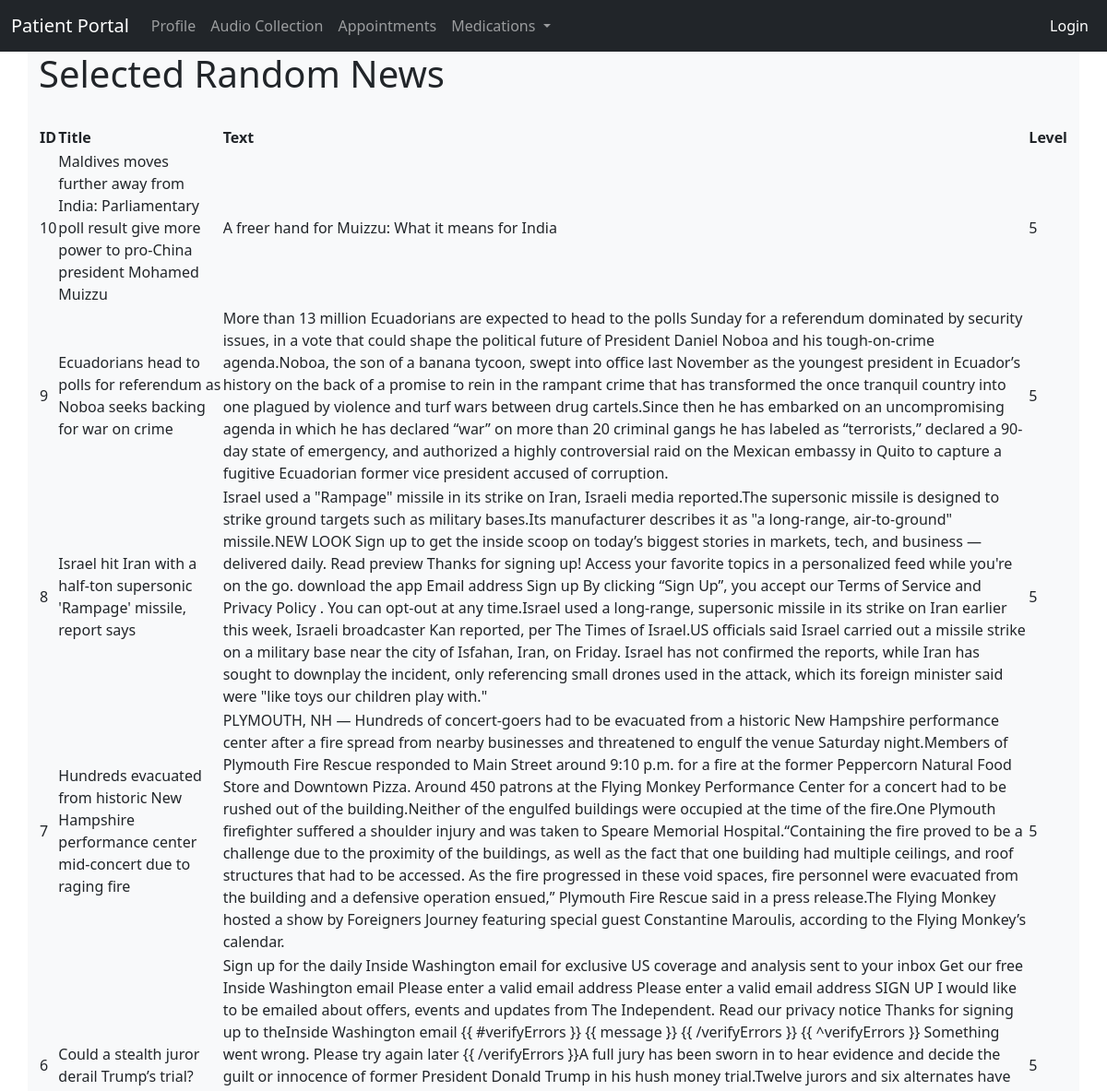
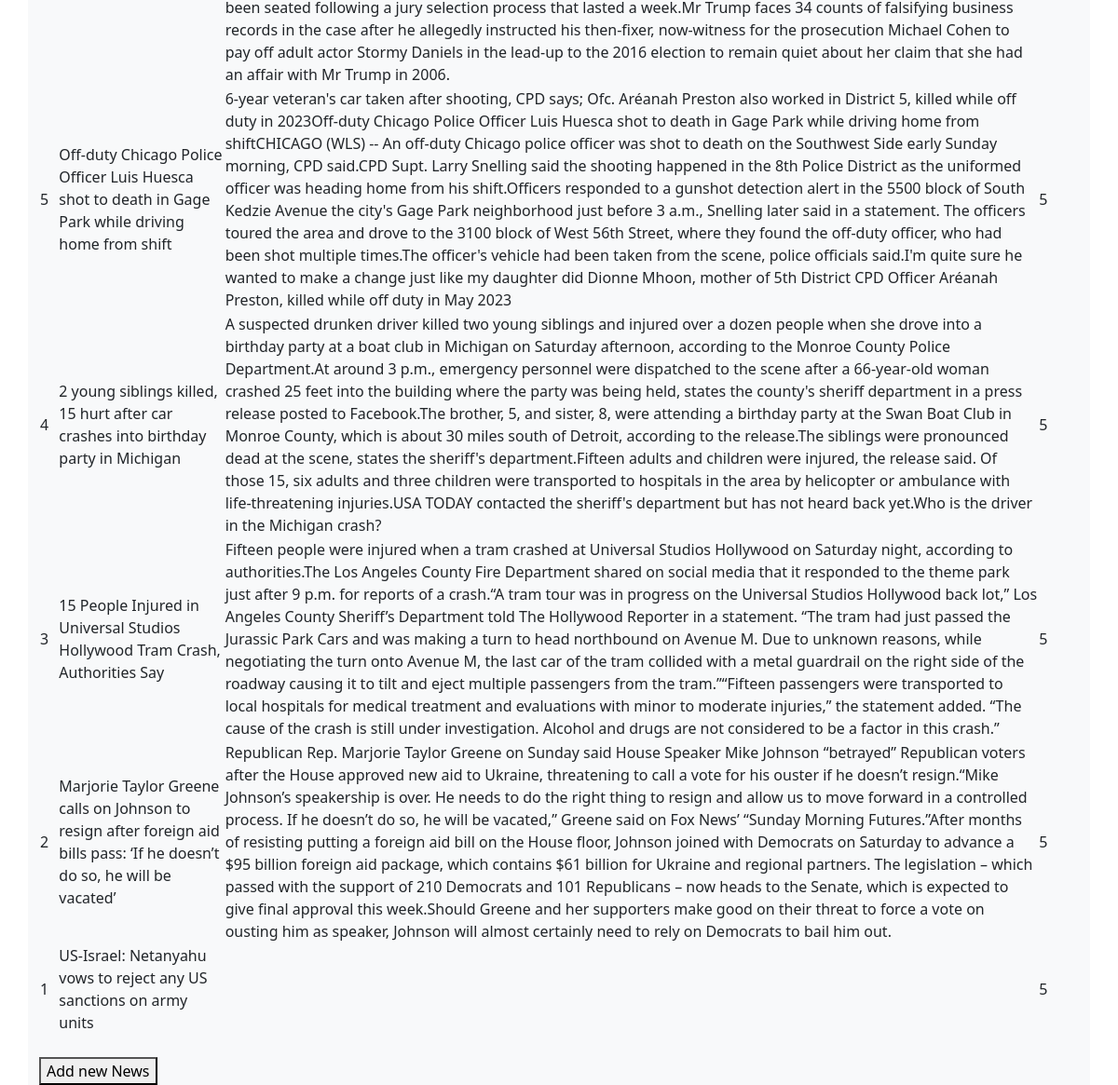
The app's page /showNews with its own data (2 pictures, top to bottom).
### application/models.py (models this page shows)
class News(db.Model):
    __tablename__ = 'news'
    id = db.Column(db.Integer, primary_key=True)
    title = db.Column(db.String(80), nullable=False)
    body = db.Column(db.Text, nullable=False)
    pub_date = db.Column(db.DateTime, nullable=False,
                         default=datetime.utcnow)
    length = db.Column(db.Integer, nullable=False)
    hashtags = db.Column(db.Integer, nullable=False)
    level = db.Column(db.Integer, default=5, nullable=False)

### application/addnews/views.py (the view)
@news_bp.route('/showNews', methods=['GET', 'POST'])
def showNews():
    news_select = News.query.order_by(News.pub_date.desc()).limit(10).all()
    return render_template('news.html', news_select=news_select)

### application/templates/news.html
{% extends "base.html" %}
{% block content %}
<div class="container bg-light">
    <h1>Selected Random News</h1>
    <br>
    <table>
      <thead>
        <tr>
          <th>ID</th>
          <th>Title</th>
          <th>Text</th>
          <th>Level</th>
        </tr>
      </thead>
      <tbody>
        {% for news in news_select %}
        <tr>
          <td>{{ news.id }}</td>
          <td>{{ news.title }}</td>
          <td>{{ news.body }}</td>
          <td>{{ news.level }}</td>
        </tr>
        {% endfor %}
      </tbody>
    </table>
    <br />
    <form action="{{ url_for('news_bp.addNews') }}" method="get">
      <button type="submit">Add new News</button>
    </form>
</div>
{% endblock %}

### application/templates/base.html (shortened to what this page needs)
<!DOCTYPE html>
<html lang="en" dir="ltr">
  <head>
    <link href="https://cdn.jsdelivr.net/npm/bootstrap@5.0.0-beta1/dist/css/bootstrap.min.css" rel="stylesheet">
    <link rel="stylesheet" href="{{ url_for('static',filename='style.css') }}">
  </head>
  <body>
    <nav class="navbar navbar-expand-lg navbar-dark bg-dark">
      <div class="container-fluid">
        <a class="navbar-brand" href="{{ url_for('core_bp.welcome') }}">Patient Portal</a>
        <div class="collapse multi-collapse navbar-collapse w-100 order-1 order-md-0" id="navbarNav">
          <ul class="navbar-nav mr-auto">
            <li class="nav-item">
              <a class="nav-link" href="{{ url_for('profile_bp.profile') }}">Profile</a>
            </li>
            <li class="nav-item">
                <a class="nav-link" href="{{ url_for('audioCollect_bp.myAudio') }}">Audio Collection</a>
              </li>
            <li class="nav-item">
              <a class="nav-link" href="{{ url_for('appointments_bp.list') }}">Appointments</a>
            </li>
            <li class="nav-item dropdown">
              <a class="nav-link dropdown-toggle" href="#" id="navbarDropdown" role="button" data-bs-toggle="dropdown" aria-expanded="false">
                Medications
              </a>
            </li>
          </ul>
        </div>
        <div class="collapse multi-collapse navbar-collapse w-100 order-3" id="navbarLogin">
          <ul class="navbar-nav ms-auto">
            {% if not current_user.is_authenticated %}
            <li class="nav-item">
              <a class="nav-link active" href="{{ url_for('oauth_bp.index', connection_type='source') }}">Login</a>
            </li>
            {% endif %}
          </ul>
        </div>
      </div>
    </nav>
    {% block content %}
    {% endblock %}
  </body>
</html>

### records on screen
News: id "10", title "Maldives moves further away from India: Parliamentary poll result give more power to pro-China president Mohamed Muizzu", body "A freer hand for Muizzu: What it means for India", level "5"
News: id "9", title "Ecuadorians head to polls for referendum as Noboa seeks backing for war on crime", body "More than 13 million Ecuadorians are expected to head to the polls Sunday for a referendum dominated by security issues, in a vote that could shape the political future of President Daniel Noboa and his tough-on-crime agenda.Noboa, the son of a banana tycoon, swept into office last November as the youngest president in Ecuador’s history on the back of a promise to rein in the rampant crime that has transformed the once tranquil country into one plagued by violence and turf wars between drug cartels.Since then he has embarked on an uncompromising agenda in which he has declared “war” on more than 20 criminal gangs he has labeled as “terrorists,” declared a 90-day state of emergency, and…", level "5"
News: id "8", title "Israel hit Iran with a half-ton supersonic 'Rampage' missile, report says", body "Israel used a \"Rampage\" missile in its strike on Iran, Israeli media reported.The supersonic missile is designed to strike ground targets such as military bases.Its manufacturer describes it as \"a long-range, air-to-ground\" missile.NEW LOOK Sign up to get the inside scoop on today’s biggest stories in markets, tech, and business — delivered daily. Read preview Thanks for signing up! Access your favorite topics in a personalized feed while you're on the go. download the app Email address Sign up By clicking “Sign Up”, you accept our Terms of Service and Privacy Policy . You can opt-out at any time.Israel used a long-range, supersonic missile in its strike on Iran earlier this week, Israeli…", level "5"
News: id "7", title "Hundreds evacuated from historic New Hampshire performance center mid-concert due to raging fire", body "PLYMOUTH, NH — Hundreds of concert-goers had to be evacuated from a historic New Hampshire performance center after a fire spread from nearby businesses and threatened to engulf the venue Saturday night.Members of Plymouth Fire Rescue responded to Main Street around 9:10 p.m. for a fire at the former Peppercorn Natural Food Store and Downtown Pizza. Around 450 patrons at the Flying Monkey Performance Center for a concert had to be rushed out of the building.Neither of the engulfed buildings were occupied at the time of the fire.One Plymouth firefighter suffered a shoulder injury and was taken to Speare Memorial Hospital.“Containing the fire proved to be a challenge due to the proximity of…", level "5"
News: id "6", title "Could a stealth juror derail Trump’s trial?", body "Sign up for the daily Inside Washington email for exclusive US coverage and analysis sent to your inbox Get our free Inside Washington email Please enter a valid email address Please enter a valid email address SIGN UP I would like to be emailed about offers, events and updates from The Independent. Read our privacy notice Thanks for signing up to theInside Washington email {{ #verifyErrors }} {{ message }} {{ /verifyErrors }} {{ ^verifyErrors }} Something went wrong. Please try again later {{ /verifyErrors }}A full jury has been sworn in to hear evidence and decide the guilt or innocence of former President Donald Trump in his hush money trial.Twelve jurors and six alternates have been…", level "5"
News: id "5", title "Off-duty Chicago Police Officer Luis Huesca shot to death in Gage Park while driving home from shift", body "6-year veteran's car taken after shooting, CPD says; Ofc. Aréanah Preston also worked in District 5, killed while off duty in 2023Off-duty Chicago Police Officer Luis Huesca shot to death in Gage Park while driving home from shiftCHICAGO (WLS) -- An off-duty Chicago police officer was shot to death on the Southwest Side early Sunday morning, CPD said.CPD Supt. Larry Snelling said the shooting happened in the 8th Police District as the uniformed officer was heading home from his shift.Officers responded to a gunshot detection alert in the 5500 block of South Kedzie Avenue the city's Gage Park neighborhood just before 3 a.m., Snelling later said in a statement. The officers toured the area…", level "5"
News: id "4", title "2 young siblings killed, 15 hurt after car crashes into birthday party in Michigan", body "A suspected drunken driver killed two young siblings and injured over a dozen people when she drove into a birthday party at a boat club in Michigan on Saturday afternoon, according to the Monroe County Police Department.At around 3 p.m., emergency personnel were dispatched to the scene after a 66-year-old woman crashed 25 feet into the building where the party was being held, states the county's sheriff department in a press release posted to Facebook.The brother, 5, and sister, 8, were attending a birthday party at the Swan Boat Club in Monroe County, which is about 30 miles south of Detroit, according to the release.The siblings were pronounced dead at the scene, states the sheriff's…", level "5"
News: id "3", title "15 People Injured in Universal Studios Hollywood Tram Crash, Authorities Say", body "Fifteen people were injured when a tram crashed at Universal Studios Hollywood on Saturday night, according to authorities.The Los Angeles County Fire Department shared on social media that it responded to the theme park just after 9 p.m. for reports of a crash.“A tram tour was in progress on the Universal Studios Hollywood back lot,” Los Angeles County Sheriff’s Department told The Hollywood Reporter in a statement. “The tram had just passed the Jurassic Park Cars and was making a turn to head northbound on Avenue M. Due to unknown reasons, while negotiating the turn onto Avenue M, the last car of the tram collided with a metal guardrail on the right side of the roadway causing it to tilt…", level "5"
News: id "2", title "Marjorie Taylor Greene calls on Johnson to resign after foreign aid bills pass: ‘If he doesn’t do so, he will be vacated’", body "Republican Rep. Marjorie Taylor Greene on Sunday said House Speaker Mike Johnson “betrayed” Republican voters after the House approved new aid to Ukraine, threatening to call a vote for his ouster if he doesn’t resign.“Mike Johnson’s speakership is over. He needs to do the right thing to resign and allow us to move forward in a controlled process. If he doesn’t do so, he will be vacated,” Greene said on Fox News’ “Sunday Morning Futures.”After months of resisting putting a foreign aid bill on the House floor, Johnson joined with Democrats on Saturday to advance a $95 billion foreign aid package, which contains $61 billion for Ukraine and regional partners. The legislation – which passed…", level "5"
News: id "1", title "US-Israel: Netanyahu vows to reject any US sanctions on army units", level "5"
